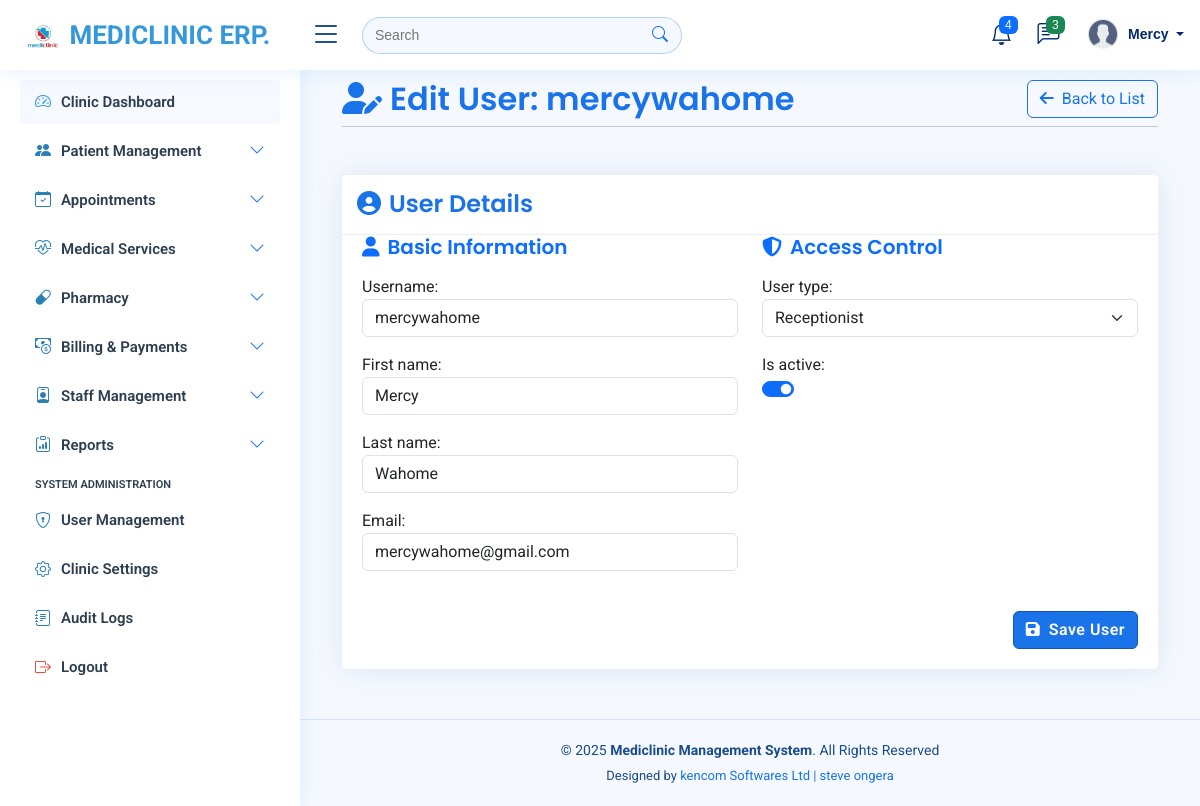
Page /users/6/edit/ (signed in) on the earlier database version.
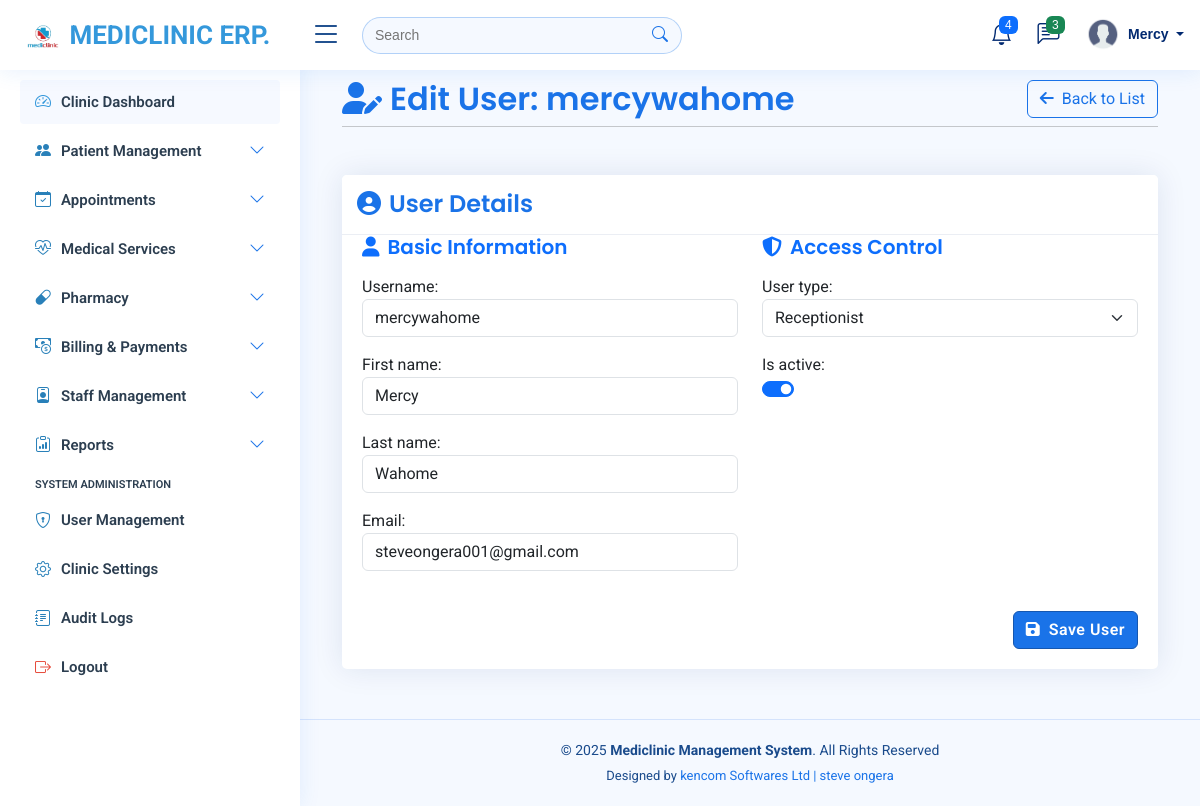
Same page on the later database version.
### myapplication/models.py (models this page shows, shortened)
class User(AbstractUser):
    USER_TYPE_CHOICES = (
        ('ADMIN', 'Administrator'),
        ('DOCTOR', 'Doctor'),
        ('RECEPTIONIST', 'Receptionist'),
    )
    user_type = models.CharField(max_length=12, choices=USER_TYPE_CHOICES)
    phone_number = models.CharField(max_length=15, blank=True, null=True)
    specialization = models.CharField(max_length=100, blank=True, null=True)  # For doctors
    license_number = models.CharField(max_length=50, blank=True, null=True)  # For doctors
    is_active = models.BooleanField(default=True)

### myapplication/views.py (the view)
# urls.py: path('users/<int:pk>/edit/', views.user_edit, name='user_edit'),
@login_required
@permission_required('auth.change_user', raise_exception=True)
def user_edit(request, pk):
    user = get_object_or_404(User, pk=pk)
    if request.method == 'POST':
        form = UserEditForm(request.POST, instance=user)
        if form.is_valid():
            user = form.save()
            messages.success(request, f'User {user.username} updated successfully!')
            return redirect('user_management')
    else:
        form = UserEditForm(instance=user)
    return render(request, 'user_management/user_form.html', {
        'form': form,
        'title': f'Edit User: {user.username}',
        'user': user
    })

### templates/user_management/user_form.html (shortened to what this page needs)
{% extends 'base/base.html' %}
{% block content %}
    <div class="container-fluid">
        <div class="row mb-4">
            <div class="col-12">
                <div class="d-flex justify-content-between align-items-center">
                    <h2 class="mb-0 page-header">
                        <i class="fas fa-user-edit me-2"></i>{{ title }}
                    </h2>
                    <a href="{% url 'user_management' %}" class="btn btn-outline-primary">
                        <i class="fas fa-arrow-left me-1"></i> Back to List
                    </a>
                </div>
                <hr class="mt-2 mb-4 header-divider">
            </div>
        </div>
        <div class="card">
            <div class="card-header">
                <h4 class="mb-0"><i class="fas fa-user-circle me-2"></i>User Details</h4>
            </div>
            <div class="card-body">
                <form method="post">
                    <div class="row mb-4">
                        <div class="col-md-6">
                            <h5 class="text-primary mb-3"><i class="fas fa-user me-2"></i>Basic Information</h5>
                            <div class="mb-3">
                                {{ form.username.label_tag }}
                                {{ form.username }}
                            </div>
                            <div class="mb-3">
                                {{ form.first_name.label_tag }}
                                {{ form.first_name }}
                            </div>
                            <div class="mb-3">
                                {{ form.last_name.label_tag }}
                                {{ form.last_name }}
                            </div>
                            <div class="mb-3">
                                {{ form.email.label_tag }}
                                {{ form.email }}
                            </div>
                        </div>
                        <div class="col-md-6">
                            <h5 class="text-primary mb-3"><i class="fas fa-shield-alt me-2"></i>Access Control</h5>
                            <div class="mb-3">
                                {{ form.user_type.label_tag }}
                                {{ form.user_type }}
                            </div>
                            <div class="mb-3">
                                {{ form.is_active.label_tag }}
                                <div class="form-check form-switch">
                                    {{ form.is_active }}
                                </div>
                            </div>
                        </div>
                    </div>
                    <div class="d-flex justify-content-end">
                        <button type="submit" class="btn btn-primary">
                            <i class="fas fa-save me-1"></i> Save User
                        </button>
                    </div>
                </form>
            </div>
        </div>
    </div>
{% endblock %}

### templates/base/navbar.html (shortened to what this page needs)
{% load static %}
<header id="header" class="header fixed-top d-flex align-items-center">
    <div class="d-flex align-items-center justify-content-between">
      {% if request.user.is_staff %}
        <a href="#" class="logo d-flex align-items-center">
        {% else %}
        <a href="#" class="logo d-flex align-items-center">
      {% endif %}
        <img src="{% static 'assets/img/mediclinic-logo.png'%}" alt="">
           <span class="d-none d-lg-block" style="font-family: 'Roboto', sans-serif; font-weight: 700; color: #3498db;">MEDICLINIC ERP.</span>
      </a>
      <i class="bi bi-list toggle-sidebar-btn"></i>
    </div>
    <div class="search-bar">
      <form class="search-form d-flex align-items-center"  action="/">
        <input type="text" name="query" placeholder="Search" title="Enter search keyword">
        <button type="submit" title="Search"><i class="bi bi-search"></i></button>
      </form>
    </div>
    <nav class="header-nav ms-auto">
      <ul class="d-flex align-items-center">
        <li class="nav-item dropdown">
          <a class="nav-link nav-icon" href="#" data-bs-toggle="dropdown">
            <i class="bi bi-bell"></i>
            <span class="badge bg-primary badge-number">4</span>
          </a>
            </li>
          </ul>
        <li class="nav-item dropdown">
          <a class="nav-link nav-icon" href="#" data-bs-toggle="dropdown">
            <i class="bi bi-chat-left-text"></i>
            <span class="badge bg-success badge-number">3</span>
          </a>
        </li>
        <li class="nav-item dropdown pe-3">
          <a class="nav-link nav-profile d-flex align-items-center pe-0" href="#" data-bs-toggle="dropdown">
            <img src="{% static 'assets/img/profile.png'%}" alt="Profile" class="rounded-circle">
            <span class="d-none d-md-block dropdown-toggle ps-2">
              {% if user.is_authenticated %}
                  {{ user.first_name }}
              {% else %}
                  Admin
              {% endif %}
            </span>
          </a>
        </li>
    </nav>
  </header>

Differences in the rows shown:
changed User "Mercy": email "mercywahome@gmail.com" → "steveongera001@gmail.com"
